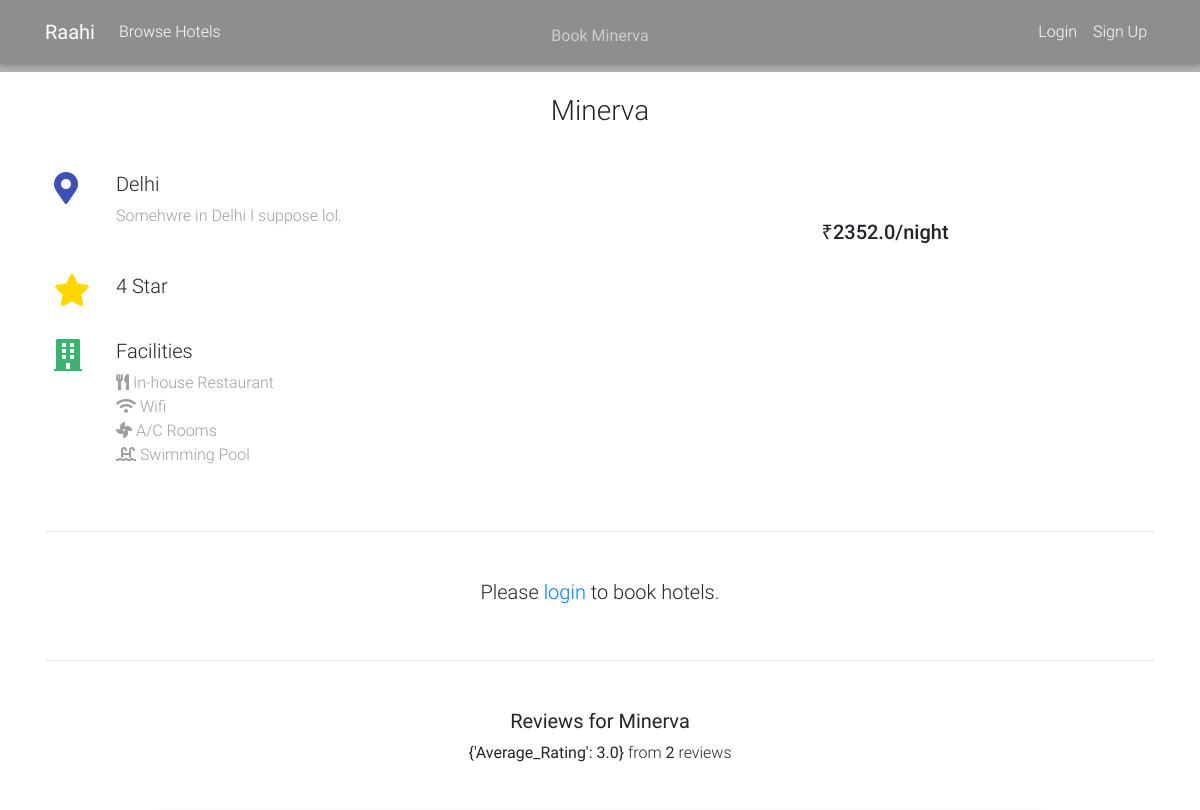
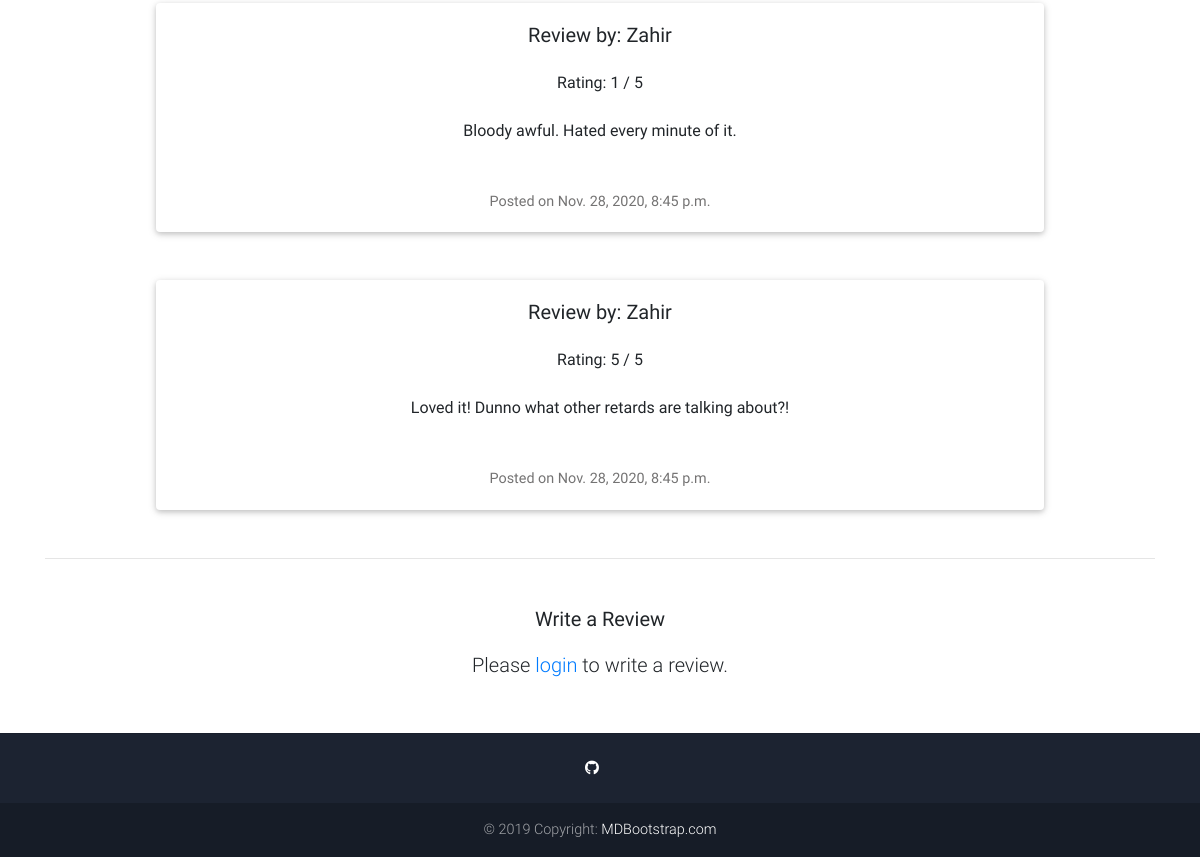
The page /hotel/3 on the database as committed earlier (2 pictures, top to bottom).
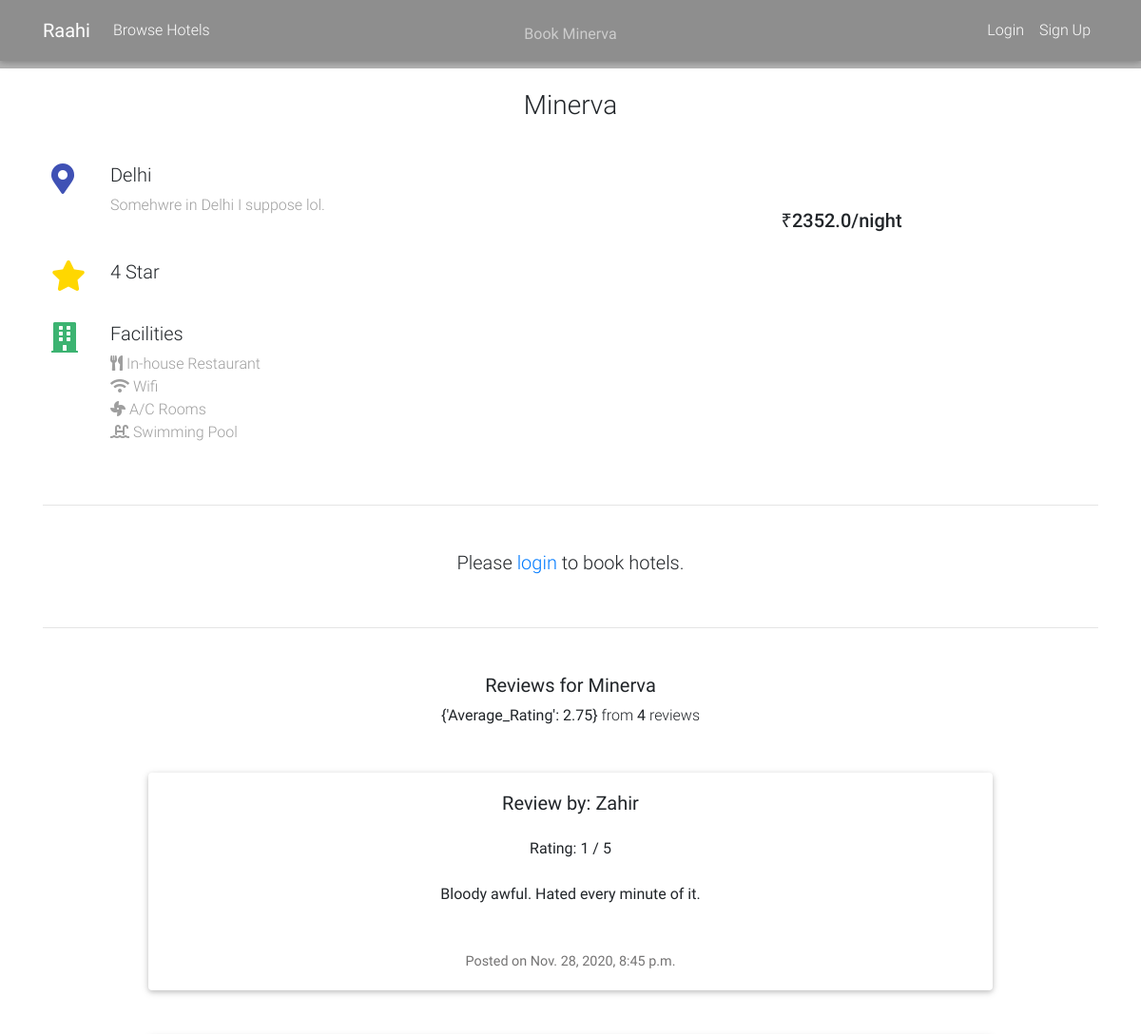
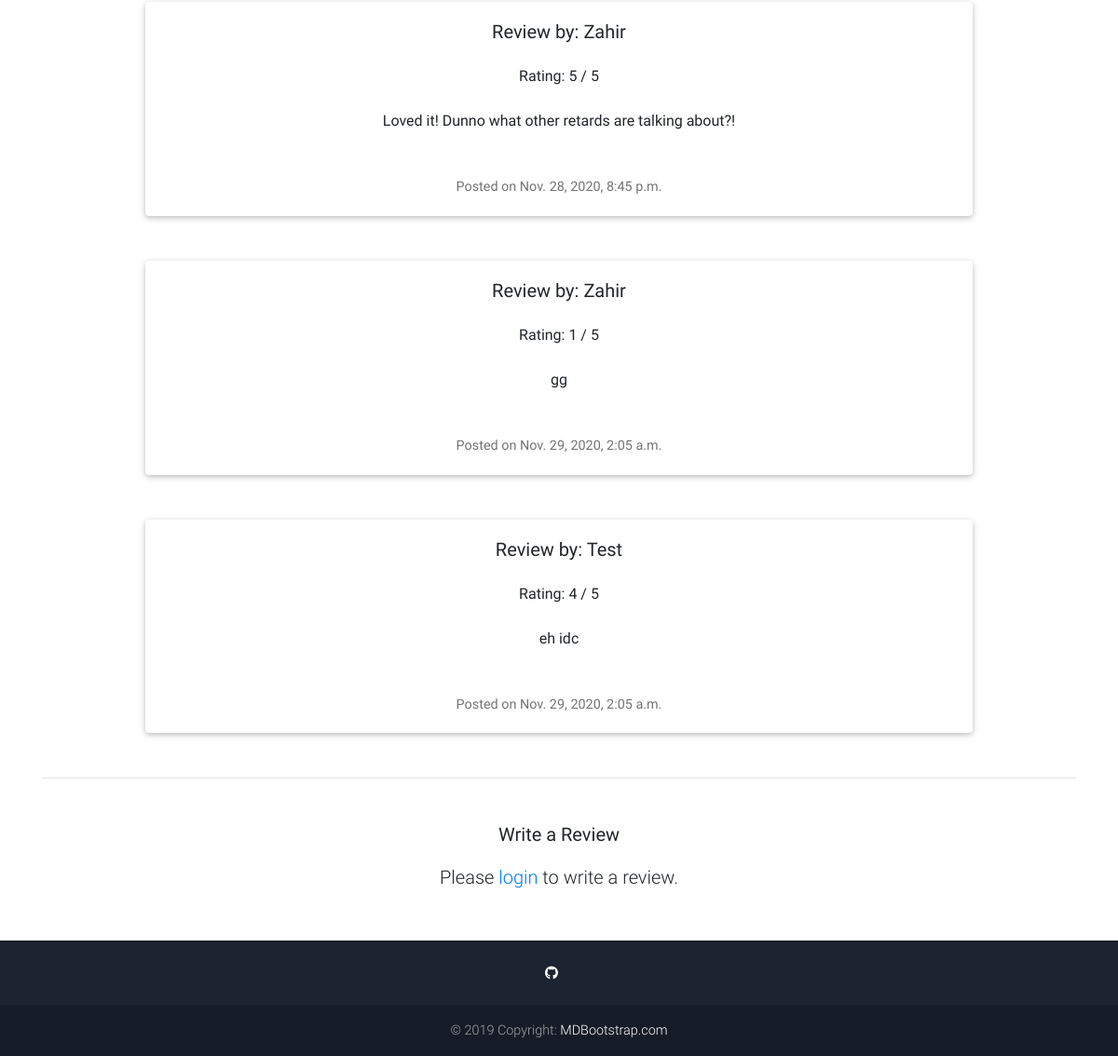
The same page on the database as committed later (2 pictures, top to bottom).
### main/models.py (models this page shows, shortened)
class Review(models.Model):
    user = models.ForeignKey(User, on_delete=models.CASCADE, null=True)
    hotel = models.ForeignKey(Hotel, on_delete=models.CASCADE, null=True)
    date = models.DateTimeField(auto_now_add=True)
    text = models.TextField(max_length =1000, blank= True)
    rate = models.PositiveSmallIntegerField(choices = RATE_CHOICES)

### main/views.py (the view)
# urls.py: path('hotel/<int:hotel_id>', views.hotelpage, name='hotelpage'),
def hotelpage(request, hotel_id):
    hotel = get_object_or_404(Hotel, pk=hotel_id)
    reviews = Review.objects.filter(hotel=hotel)
    reviews_avg = reviews.aggregate(Average_Rating = Avg('rate'))
    reviews_count = reviews.count()
    if request.method == 'POST':
        rate_form = Rateform(request.POST)
        user = request.user
        if rate_form.is_valid():
            rate = rate_form.save(commit=False)
            rate.user = user
            rate.hotel = hotel
            rate_form.save()
            return redirect('hotelpage', hotel_id)
    else:
            rate_form = Rateform()
    context = {
        'hotel':hotel,
        'reviews':reviews,
        'reviews_avg':reviews_avg,
        'reviews_count':reviews_count,
        'rate_form':rate_form
    }
    return render(request, 'hotel.html', context)

### main/templates/hotel.html (shortened to what the changed rows need)
{% extends 'base.html' %}
{% block content %}
<main>
<div class="container">
    <center>
       {% if reviews %}
       <p><strong>{{ reviews_avg }}</strong> from <strong>{{ reviews_count }}</strong> reviews</p>
       {% for review in reviews %}
       <div class="card mb-5 mt-5" style="width: 80%;">
        <div class="card-body">
          <h5 class="card-title">Review by: {{review.user.first_name}}</h5>
          <p class="card-subtitle mb-2 mt-4">Rating: {{review.rate}} / 5</p>
          <p class="card-subtitle mb-2 mt-4">{{review.text}}</p>
          <p class="card-text mt-5">Posted on {{review.date}}</p>
        </div>
      </div>
       {% endfor %}
      {% else %}
      <h5 style="margin-top: 2%; margin-bottom: 5%">Be the first one to write a review!</h5>
      {% endif %}
      </center>
</div>
</main>
{% endblock content %}

Rows that differ between the two databases and show on the page:
added Review: user.first_name "Zahir", rate "1", text "gg", date "Nov. 29, 2020, 2:05 a.m."
added Review: user.first_name "Test", rate "4", text "eh idc", date "Nov. 29, 2020, 2:05 a.m."
Other text that changed with them:
{{ reviews_avg }}: "{'Average_Rating': 3.0}" → "{'Average_Rating': 2.75}"
{{ reviews_count }}: "2" → "4"
